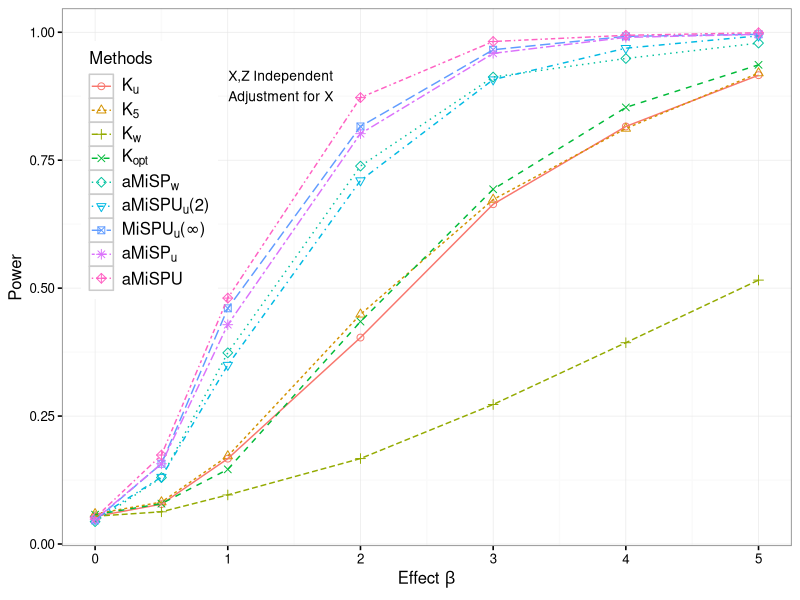

The R script that drew this image:
setwd("/Users/chong/Google Drive/SWAK/simulation/swak-10-27/results")

library(xtable)
##
library(ggplot2)
res = read.table("sim15.txt",sep=",")

res[,3] = factor(rep(1:9,times = 7),levels =  1:9)
## create the plot
base_size = 12
base_family = ""
p1 = ggplot(res, aes(x=x, y=power,group = Methods, color = Methods,shape = Methods,linetype = Methods))+ annotate("text", x = 1.4, y = 0.915, label = "X,Z Independent", size = 3.5) +
annotate("text", x = 1.4, y = 0.875, label = "Adjustment for X", size = 3.5) +
scale_shape_manual(values=1:nlevels(res$Methods),breaks = levels(res$Methods),
labels = c(expression(K[u]),expression(K[5]),expression(K[w]),expression(K[opt]),expression(aMiSP[w]),expression(paste(aMiSPU[u],"(2)",sep="")),expression(paste(MiSPU[u],"(",infinity,")",sep="")),expression(aMiSP[u]),"aMiSPU"))+ labs(x=expression(paste("Effect ", beta,sep="")), y="Power")+
geom_point(size = 2) + geom_line(lwd = 0.5) + scale_colour_discrete(breaks = levels(res$Methods),
labels =c(expression(K[u]),expression(K[5]),expression(K[w]),expression(K[opt]),expression(aMiSP[w]),expression(paste(aMiSPU[u],"(2)",sep="")),expression(paste(MiSPU[u],"(",infinity,")",sep="")),expression(aMiSP[u]),"aMiSPU"))+ scale_linetype_discrete(breaks = levels(res$Methods),
labels = c(expression(K[u]),expression(K[5]),expression(K[w]),expression(K[opt]),expression(aMiSP[w]),expression(paste(aMiSPU[u],"(2)",sep="")),expression(paste(MiSPU[u],"(",infinity,")",sep="")),expression(aMiSP[u]),"aMiSPU")) + guides(Methods = guide_legend(ncol = 6, byrow = TRUE)) +theme_grey(base_size = base_size, base_family = base_family) %+replace%
theme(legend.position=c(0.12, .7),legend.text.align = 0 ,axis.text = element_text(size = rel(0.8)), axis.ticks = element_line(colour = "black"),
legend.key = element_rect(colour = "grey80"), panel.background = element_rect(fill = "white",
colour = NA), panel.border = element_rect(fill = NA,
colour = "grey50"), panel.grid.major = element_line(colour = "grey90",
size = 0.2), panel.grid.minor = element_line(colour = "grey98",
size = 0.5), strip.background = element_rect(fill = "grey80",
colour = "grey50", size = 0.2))

p1




